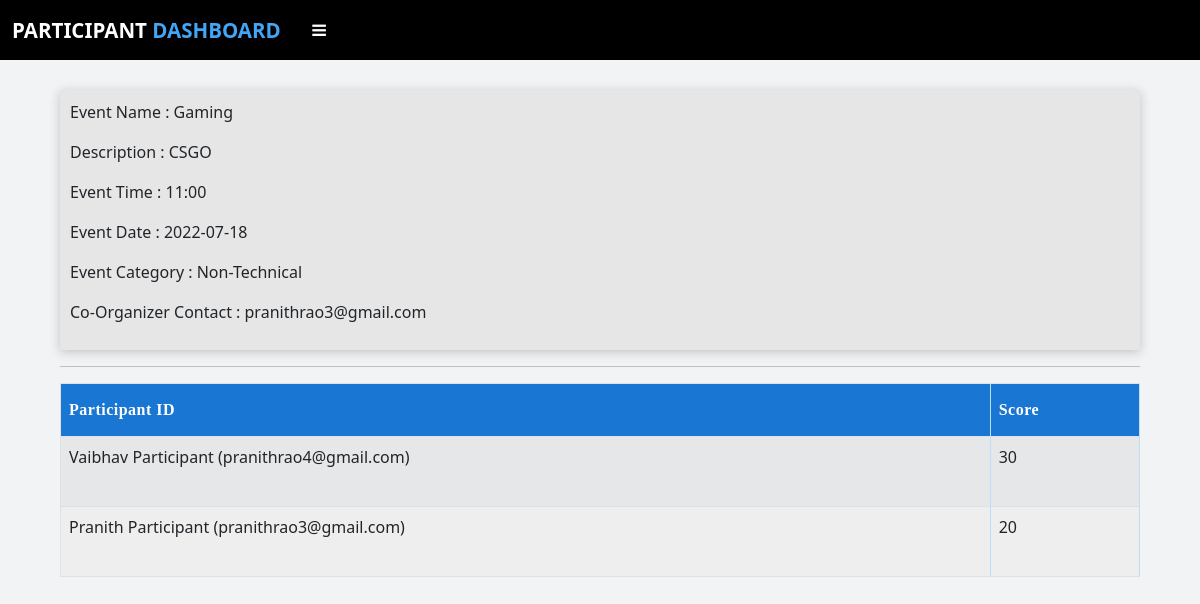
The page /participant_view_result (signed in) on the database its author committed.
### app.py (models this page shows, shortened)
class Event(db.Model):
    id = db.Column(db.Integer,primary_key=True)
    name = db.Column(db.String(50),nullable=False)
    description = db.Column(db.String(255),nullable=False)
    date = db.Column(db.String(50), nullable=False)
    time = db.Column(db.String(50), nullable=False)
    category = db.Column(db.String(50),nullable=False)
    coorg_mail = db.Column(db.String(80),db.ForeignKey('coorganizer.email'))
    org_id = db.Column(db.Integer,db.ForeignKey('organizer.id'))
    participant_id=db.relationship('Participant',cascade="all,delete",backref='participants')
    judge_event_id=db.relationship('Judge',cascade="all,delete",backref='ownersj')
    part_event_id=db.relationship('Plist',cascade="all,delete",backref='ownersjp')

class Plist(db.Model):
    id = db.Column(db.Integer,primary_key=True)
    part_id = db.Column(db.Integer,db.ForeignKey('participant.id'),nullable=True)
    event_id = db.Column(db.Integer,db.ForeignKey('event.id'),nullable=True)
    score=db.Column(db.Integer,nullable=True)

### app.py (the view)
@app.route("/participant_view_result")
def participant_view_result():
    if 'participant' in session:
        event_names = []
        event_results = []
        par_data = Plist.query.filter_by(part_id=session['participant_id']).all()
        if not par_data:
            flash("No events registered","error")
            return redirect(url_for('participantdash'))
        for i in par_data:
            sb=i.event_id
            data1 = Event.query.filter_by(id = sb).all()
            order= Plist.query.filter_by(event_id = sb).order_by(Plist.score.desc()).limit(2).all()
            for k in order:
                info=Participant.query.filter_by(id=k.part_id).first()
                cont=str(info.name+" ("+info.email+")")
                k.details=cont
                db.session.commit()
            event_names.append(data1)
            event_results.append(order)
        return render_template('part_view_results.html',data=event_names,data10=event_results,leng=len(event_names))
    else:
        flash("Session Expired","error")
        return redirect(url_for('participantlog'))

### templates/part_view_results.html (shortened to what this page needs)
{% extends "participant_layout.html" %}
{% block head %} {{ super() }}
{% endblock %}
{% block content %}
<div class="container" style="padding: 30px">
  <div class="details-item-body">
    {% for i in range(leng) %} {% for k in data[i] %}
    <p class="info">Event Name : {{k['name']}}<br /></p>
    <p class="info">Description : {{k['description']}}<br /></p>
    <p class="info">Event Time : {{k['time']}}<br /></p>
    <p class="info">Event Date : {{k['date']}}<br /></p>
    <p class="info">Event Category : {{k['category']}}<br /></p>
    <p class="info">Co-Organizer Contact : {{k['coorg_mail']}}<br /></p>
  </div>
  {%endfor%}
  <hr />
  {% if data10[i] %}
  <div class="table-responsive">
    <table class="table table-striped table-bordered">
      <thead class="thead-dark">
        <tr>
          <th scope="col">Participant ID</th>
          <th scope="col">Score</th>
        </tr>
      </thead>
      <tbody>
        {% for j in data10[i] %}
        <tr>
          <td>{{j.details}}</td>
          <td>{{j.score}}</td>
        </tr>
        {% endfor %} {% endif %}
      </tbody>
    </table>
    {% endfor %}
  </div>
  {% endblock %}

### templates/part_view_results.html (style rules this page uses)
table { font-family: "Roboto" sans-serif; border-collapse: collapse; width: 100%; }
table tr:nth-child(even) { background-color: #eeeeee; }
.table th { padding-top: 14px; padding-bottom: 14px; text-align: left; background-color: #1976d2; color: white; letter-spacing: 0.5px; user-select: none; border-right: 0.5px solid #bbdefb; font-family: Bahnschrift SemiBold; }
table td { border-right: 0.5px solid #bbdefb; height: 70px; }
table td, table th { border-bottom: 0.5px solid #bbdefb; }
.details-item-body { background-color: rgb(230, 230, 230); padding: 10px; width: 100%; box-shadow: 0px 2px 10px rgb(194, 194, 194); }

### templates/participant_layout.html (style rules this page uses)
body { font-family: "Roboto" sans-serif; background-color: #f2f3f4; }
* { margin: 0; padding: 0; text-decoration: none; list-style: none; }

### rows shown on the page
Event: name "Gaming", description "CSGO", time "11:00", date "2022-07-18", category "Non-Technical", coorg_mail "pranithrao3@gmail.com"
Plist: details "Vaibhav Participant (pranithrao4@gmail.com)", score "30"
Plist: details "Pranith Participant (pranithrao3@gmail.com)", score "20"
